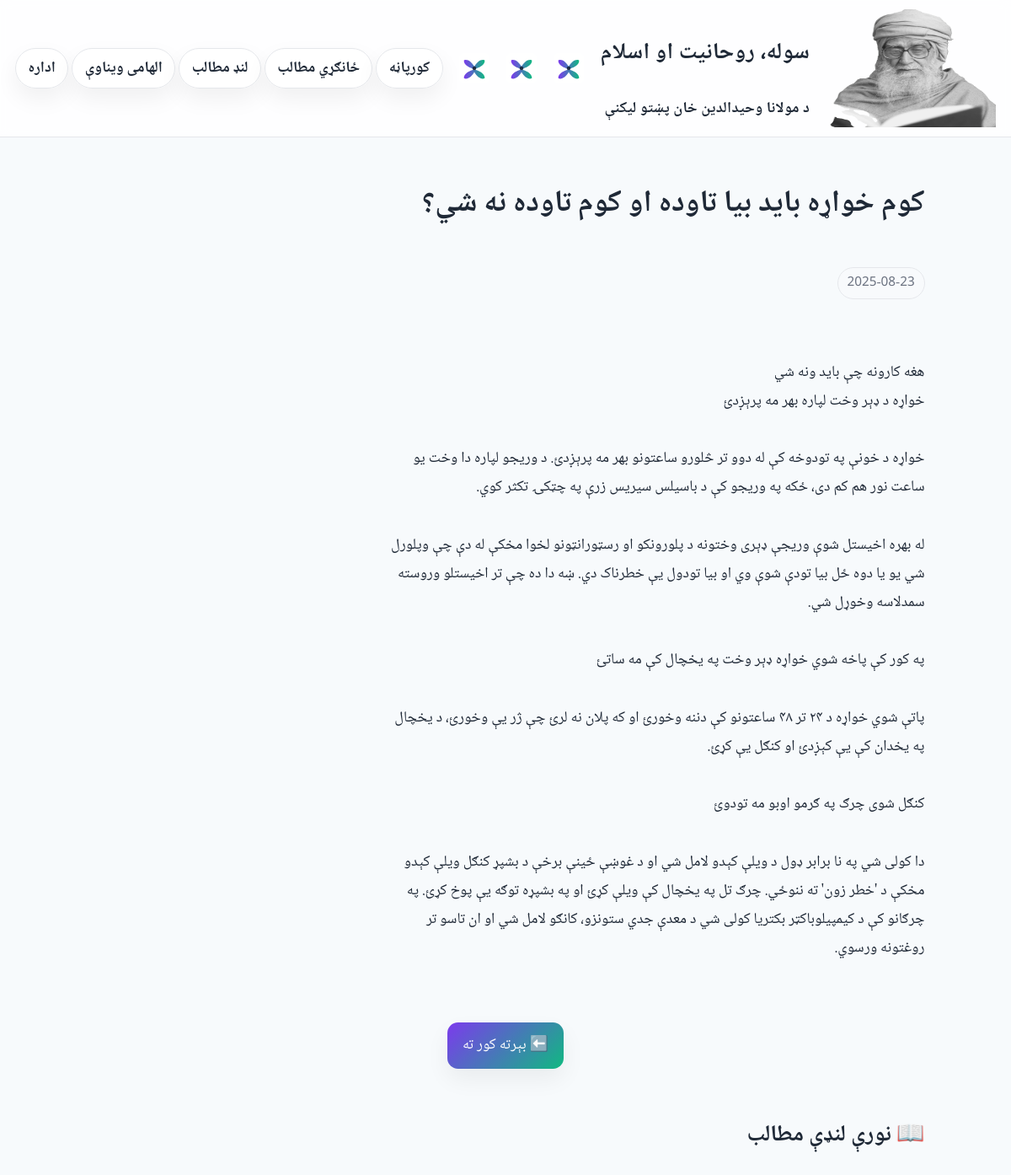
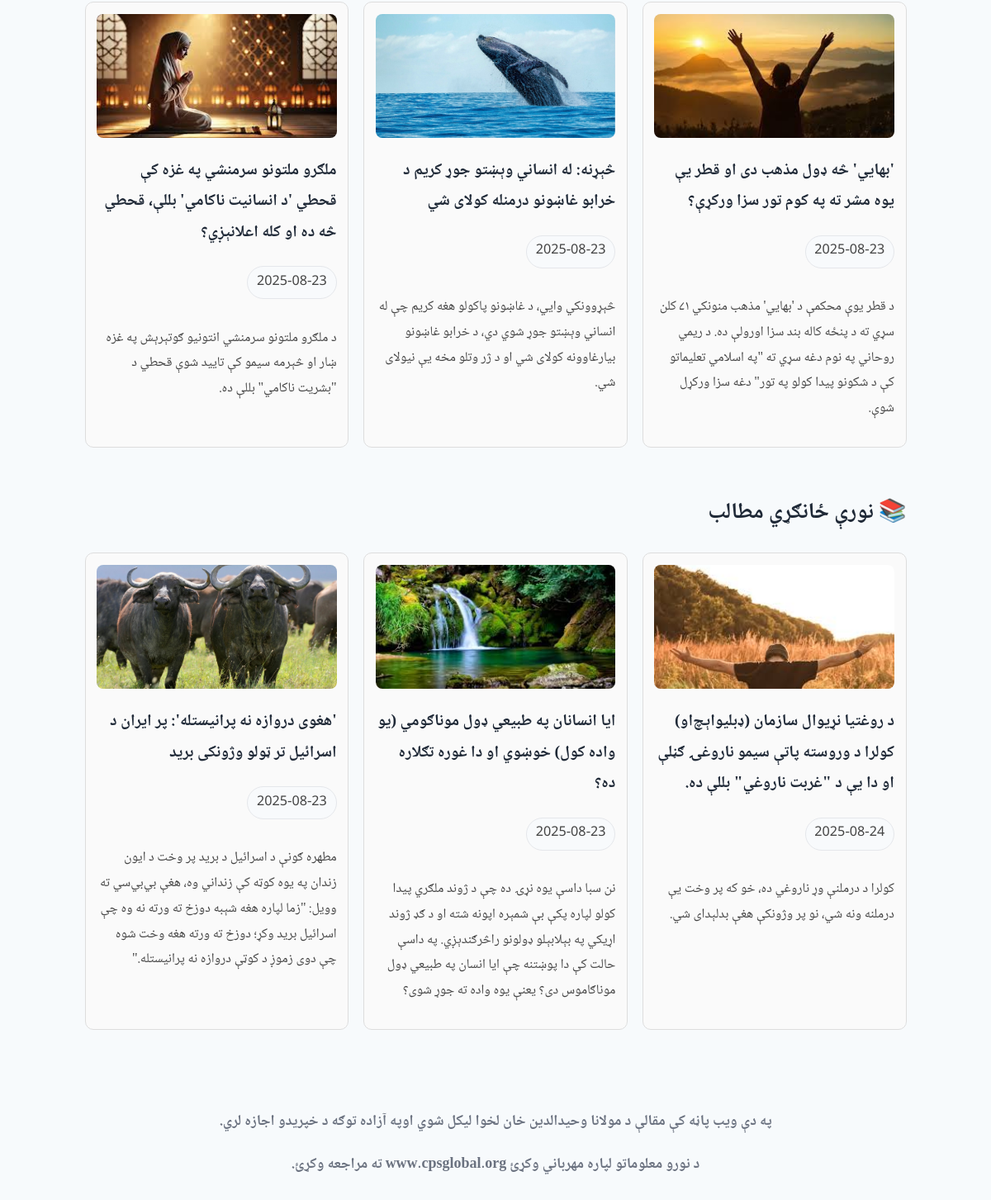
/article1.php?id=7, run on the app's committed database (2 pictures, top to bottom).
### tables this page shows
CREATE TABLE articles (
    id INTEGER PRIMARY KEY AUTOINCREMENT,
    title TEXT NOT NULL,
    excerpt TEXT,
    content TEXT NOT NULL,
    category TEXT,
    image TEXT,
    date TEXT DEFAULT (date('now'))
);

### article1.php (the view, shortened to what this page needs)
<?php
$db = new SQLite3(__DIR__ . '/data.db');
$id = $_GET['id'] ?? 0;
$stmt = $db->prepare("SELECT * FROM articles WHERE id=:id");
$stmt->bindValue(':id',$id,SQLITE3_INTEGER);
$res = $stmt->execute();
$article = $res->fetchArray(SQLITE3_ASSOC);
function getRandomArticles($db, $category, $excludeId, $limit = 3) {
    $stmt = $db->prepare("SELECT id, title, excerpt, image, date
                          FROM articles
                          WHERE category=:cat AND id != :id
                          ORDER BY RANDOM()
                          LIMIT :limit");
    $stmt->bindValue(':cat', $category, SQLITE3_TEXT);
    $stmt->bindValue(':id', $excludeId, SQLITE3_INTEGER);
    $stmt->bindValue(':limit', $limit, SQLITE3_INTEGER);
    return $stmt->execute();
}
?>
<!doctype html>
<html lang="ps" dir="rtl">
<head>
<link rel="stylesheet" href="styles.css">
</head>
<body>
<?php include 'nav.php'; ?>
<main class="container">
  <h1><?php echo htmlspecialchars($article['title']); ?></h1>
  <p class="badge"><?php echo htmlspecialchars($article['date']); ?>
</p>
  <div class="article-layout">
    <div class="article-text">
      <p><?php echo nl2br(htmlspecialchars($article['content'])); ?></p>
    </div>
    <?php if ($article['image']): ?>
    <div class="article-image">
    </div>
    <?php endif; ?>
  </div>
  <p style="text-align:center;margin-top:1rem">
    <a class="btn" href="index.php">⬅️ بېرته کور ته</a>
  </p>
  <div class="related-section">
    <h2>📖  نورې لنډې مطالب  </h2>
    <div class="related-grid">
      <?php
      $res = getRandomArticles($db, "Dagens läsning", $article['id'], 3);
      while ($row = $res->fetchArray(SQLITE3_ASSOC)) {
          $img = $row['image'] ?: "assets/fallback.jpg";
          echo "<div class='related-card'>";
          echo "<img src='".htmlspecialchars($img)."' alt=''>";
          echo "<h4><a href='article.php?id=".$row['id']."' style='text-decoration:none;color:inherit'>".htmlspecialchars($row['title'])."</a></h4>";
          echo "<p class='badge'>".$row['date']."</p>";
          echo "<p>".htmlspecialchars($row['excerpt'])."</p>";
          echo "</div>";
      }
      ?>
    </div>
  </div>
  <div class="related-section">
    <h2>📚 نورې ځانګړي مطالب</h2>
    <div class="related-grid">
      <?php
      $res = getRandomArticles($db, "Veckans läsning", $article['id'], 3);
      while ($row = $res->fetchArray(SQLITE3_ASSOC)) {
          $img = $row['image'] ?: "assets/fallback.jpg";
          echo "<div class='related-card'>";
          echo "<img src='".htmlspecialchars($img)."' alt=''>";
          echo "<h4><a href='article.php?id=".$row['id']."' style='text-decoration:none;color:inherit'>".htmlspecialchars($row['title'])."</a></h4>";
          echo "<p class='badge'>".$row['date']."</p>";
          echo "<p>".htmlspecialchars($row['excerpt'])."</p>";
          echo "</div>";
      }
      ?>
    </div>
  </div>
</main>
<b><footer>په دې ویب پاڼه کې مقالې د مولانا وحیدالدین خان لخوا لیکل شوي اوپه آزاده توګه د خپریدو اجازه لري.<p> د نورو معلوماتو لپاره مهرباني وکړئ www.cpsglobal.org ته مراجعه وکړئ.</footer></b>
</body>
</html>

### styles.css (style rules this page uses)
:root { --bg:#f7fafc;--ink:#1f2937;--muted:#6b7280;--card:#fff;--border:#e5e7eb;--accent:#7c3aed;--accent2:#10b981;--shadow:0 12px 28px rgba(0,0,0,.06) }
* { box-sizing:border-box }
html { font-size:18px }
body { margin:0;color:var(--ink);background:radial-gradient(1200px 800px at 80% -20%,#eef2ff 0%,var(--bg) 40%) fixed;font-family:"Noto Naskh Arabic","Scheherazade New",serif;line-height:1.9;direction:rtl }
.container { max-width:1040px;margin:0 auto;padding:1.25rem }
.badge { display:inline-block;padding:.2rem .6rem;border:1px solid var(--border);border-radius:999px;background:#f8fafc;color:var(--muted);font-size:.85rem }
a.btn { display:inline-block;text-decoration:none;background:linear-gradient(135deg,var(--accent),var(--accent2));color:#fff;padding:.6rem 1rem;border-radius:.7rem;box-shadow:var(--shadow) }
footer { margin-top:2rem;padding:2rem 1rem;text-align:center;color:var(--muted) }

### article1.php (style rules this page uses)
.article-layout { display: flex; flex-direction: row; gap: 2rem; align-items: flex-start; margin-top: 2rem; }
.article-text { flex: 2; }
.article-image { flex: 1; }
.related-section { margin-top: 3rem; }
.related-grid { display: grid; grid-template-columns: repeat(auto-fill,minmax(250px,1fr)); gap: 1rem; }
.related-card { border: 1px solid #ddd; border-radius: 10px; padding: 0.75rem; background: #fafafa; }
.related-card img { width: 100%; max-height: 150px; object-fit: cover; border-radius: 8px; }
.related-card h4 { margin: .5rem 0 .25rem; font-size: 1.1rem; }
.related-card p { font-size: .9rem; color: #444; }

### data on the page
articles: title "کوم خواړه باید بیا تاوده او کوم تاوده نه شي؟", date "2025-08-23", content "هغه کارونه چې باید ونه شي خواړه د ډېر وخت لپاره بهر مه پرېږدئ خواړه د خونې په تودوخه کې له دوو تر څلورو ساعتونو بهر مه پرېږدئ. د وریجو لپاره دا وخت یو ساعت نور هم کم دی، ځکه په وریجو کې د باسیلس سیریس زرې په چټکۍ تکثر کوي. له بهره اخیستل شوې وریجې ډېری وختونه د پلورونکو او رسټورانټونو لخوا مخکې له دې چې وپلورل شي یو یا دوه ځل بیا تودې شوې وي او بیا تودول یې خطرناک دي. ښه دا ده چې تر اخیستلو وروسته سمدلاسه وخوړل شي. په کور کې پاخه شوي خواړه ډېر وخت په یخچال کې مه ساتئ پاتې شوي خواړه د ۲۴ تر ۴۸ ساعتونو کې دننه وخورئ او که پلان نه لرئ چې ژر یې وخورئ، د یخچال په یخدان کې یې کېږدئ او کنګل یې کړئ. کنګل شوی چرګ په ګرمو اوبو مه تودوئ دا کولی شي په نا برابر ډول د ویلې کېدو لامل شي او د غوښې ځينې…"
articles: image (picture), title "'بهايي' څه ډول مذهب دی او قطر یې یوه مشر ته په کوم تور سزا ورکړې؟", date "2025-08-23", excerpt "د قطر یوې محکمې د 'بهايي' مذهب منونکي ۷۱ کلن سړي ته د پنځه کاله بند سزا اورولې ده. د ریمي روحاني په نوم دغه سړي ته \"په اسلامي تعلیماتو کې د شکونو پيدا کولو په تور\" دغه سزا ورکړل شوې."
articles: image (picture), title "څېړنه: له انساني وېښتو جوړ کریم د خرابو غاښونو درمنله کولای شي", date "2025-08-23", excerpt "څېړوونکي وايي، د غاښونو پاکولو هغه کریم چې له انساني وېښتو جوړ شوي دي، د خرابو غاښونو بیارغاوونه کولای شي او د ژر وتلو مخه یې نیولای شي."
articles: image (picture), title "ملګرو ملتونو سرمنشي په غزه کې قحطي 'د انسانیت ناکامي' بللې، قحطي څه ده او کله اعلانېږي؟", date "2025-08-23", excerpt "د ملګرو ملتونو سرمنشي انتونیو ګوتېرېش په غزه ښار او څېرمه سیمو کې تایید شوې قحطي د \"بشریت ناکامي\" بللې ده."
articles: image (picture), title "د روغتیا نړیوال سازمان (ډبلیو‌اېچ‌او) کولرا د وروسته پاتې سیمو ناروغۍ ګڼلې او دا یې د \"غربت ناروغي\" بللې ده.", date "2025-08-24", excerpt "کولرا د درملنې وړ ناروغي ده، خو که پر وخت یې درملنه ونه شي، نو پر وژونکې هغې بدلېدای شي."
articles: image (picture), title "ایا انسانان په طبیعي ډول موناګومي (یو واده کول) خوښوي او دا غوره تګلاره ده؟", date "2025-08-23", excerpt "نن سبا داسې یوه نړۍ ده چې د ژوند ملګري پیدا کولو لپاره پکې بې شمېره اپونه شته او د ګډ ژوند اړیکي په بېلابېلو ډولونو راڅرګندېږي. په داسې حالت کې دا پوښتنه چې ایا انسان په طبیعي ډول موناګاموس دی؟ یعنې یوه واده ته جوړ شوی؟"
articles: image (picture), title "'هغوی دروازه نه پرانیستله': پر ایران د اسرائیل تر ټولو وژونکی برید", date "2025-08-23", excerpt "مطهره ګونې د اسرائیل د برید پر وخت د ایون زندان په یوه کوټه کې زنداني وه، هغې بي‌بي‌سي ته وویل: \"زما لپاره هغه شېبه دوزخ ته ورته نه وه چې اسرائیل برید وکړ؛ دوزخ ته ورته هغه وخت شوه چې دوی زموږ د کوټې دروازه نه پرانیستله.\""
